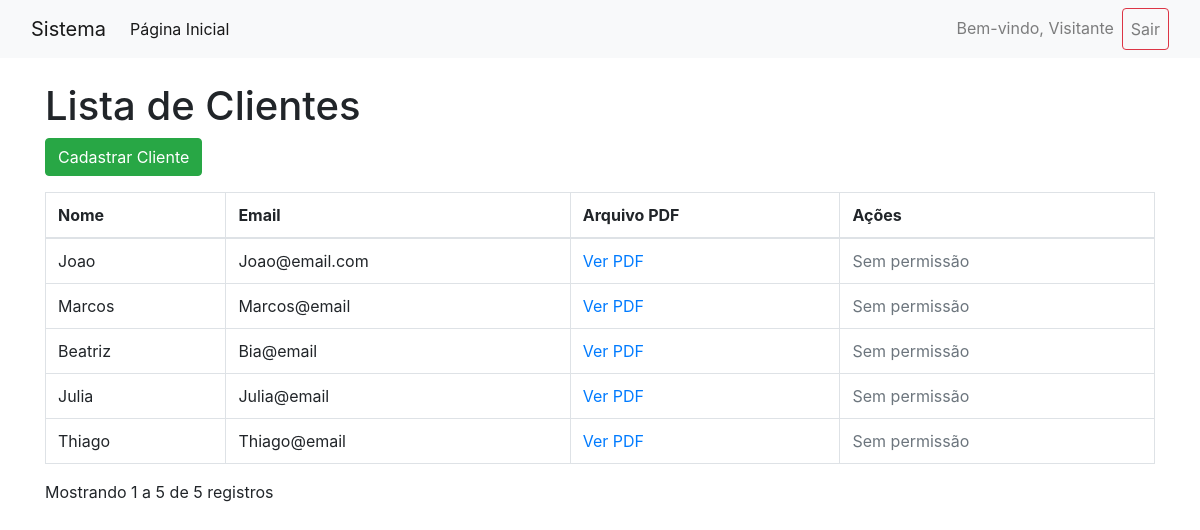
Screenshot of /Lista_clientes.php with the database file from the repository.
### tables this page shows
CREATE TABLE `tb_clientes` (
  `id` int(11) NOT NULL,
  `nome` varchar(255) NOT NULL,
  `email` varchar(255) NOT NULL,
  `arquivo_pdf` varchar(255) NOT NULL
);

### Lista_clientes.php (the view, shortened to what this page needs)
<?php
include_once 'conexao.php';
include_once 'menu.php';
$tb_clientes = $conn->query("SELECT * FROM tb_clientes")->fetchAll(PDO::FETCH_ASSOC);
$totalClientes = count($tb_clientes);
$clientesPorPagina = 10;
$paginaAtual = isset($_GET['pagina']) ? (int)$_GET['pagina'] : 1;
$inicio = ($paginaAtual - 1) * $clientesPorPagina;
$clientesPaginação = array_slice($tb_clientes, $inicio, $clientesPorPagina);
?>
<!DOCTYPE html>
<html lang="pt-br">
<head>
    <link rel="stylesheet" href="https://maxcdn.bootstrapcdn.com/bootstrap/4.5.2/css/bootstrap.min.css">
</head>
<body>
<div class="container">
    <h1 class="mt-4">Lista de Clientes</h1>
    <a href="cadastrar.php" class="btn btn-success mb-3">Cadastrar Cliente</a>
    <table class="table table-bordered">
        <thead>
            <tr>
                <th>Nome</th>
                <th>Email</th>
                <th>Arquivo PDF</th>
                <th>Ações</th>
            </tr>
        </thead>
        <tbody>
        <?php foreach ($clientesPaginação as $cliente): ?>
            <tr>
                <td><?= htmlspecialchars($cliente['nome']) ?></td>
                <td><?= htmlspecialchars($cliente['email']) ?></td>
                <td>
                    <a href="uploads/<?= htmlspecialchars($cliente['arquivo_pdf']) ?>" target="_blank">Ver PDF</a>
                </td>
                <td>
                    <?php if ($_SESSION['nivel_acesso'] == 'ADMINISTRADOR'): ?>
                        <a href="editar.php?id=<?= $cliente['id'] ?>" class="btn btn-warning">Editar</a>
                        <a href="excluir.php?id=<?= $cliente['id'] ?>" class="btn btn-danger" onclick="return confirm('A exclusão será permanente! Tem certeza disso?')">Excluir</a>
                    <?php else: ?>
                        <span class="text-muted">Sem permissão</span>
                    <?php endif; ?>
                </td>
            </tr>
        <?php endforeach; ?>
        </tbody>
    </table>
    <div class="d-flex justify-content-between mb-3">
        <div>
            Mostrando <?= $inicio + 1 ?> a <?= min($inicio + $clientesPorPagina, $totalClientes) ?> de <?= $totalClientes ?> registros
        </div>
    </div>
</div>
</body>
</html>

### menu.php (shortened to what this page needs)
<nav class="navbar navbar-expand-lg navbar-light bg-light">
  <div class="container-fluid">
    <a class="navbar-brand" href="#">Sistema</a>
    <div class="collapse navbar-collapse" id="navbarNav">
      <ul class="navbar-nav me-auto">
        <li class="nav-item">
          <a class="nav-link active" aria-current="page" href="#">Página Inicial</a>
        </li>
      </ul>
      <ul class="navbar-nav ml-auto">
        <li class="nav-item">
          <span class="nav-link">Bem-vindo, <?php echo isset($_SESSION['nome_usuario']) ? htmlspecialchars($_SESSION['nome_usuario']) : 'Visitante'; ?></span>
        </li>
        <li class="nav-item">
          <a class="nav-link btn btn-outline-danger" href="logout.php">Sair</a>
        </li>
      </ul>
    </div>
  </div>
</nav>
<link href="https://cdn.jsdelivr.net/npm/bootstrap@5.3.0-alpha1/dist/css/bootstrap.min.css" rel="stylesheet">

### rows the page displays
tb_clientes: nome "Joao", email "Joao@email.com"
tb_clientes: nome "Marcos", email "Marcos@email"
tb_clientes: nome "Beatriz", email "Bia@email"
tb_clientes: nome "Julia", email "Julia@email"
tb_clientes: nome "Thiago", email "Thiago@email"

### other values shown
$inicio + 1 "1"
min($inicio + $clientesPorPagina, $totalClientes) "5"
$totalClientes "5"
